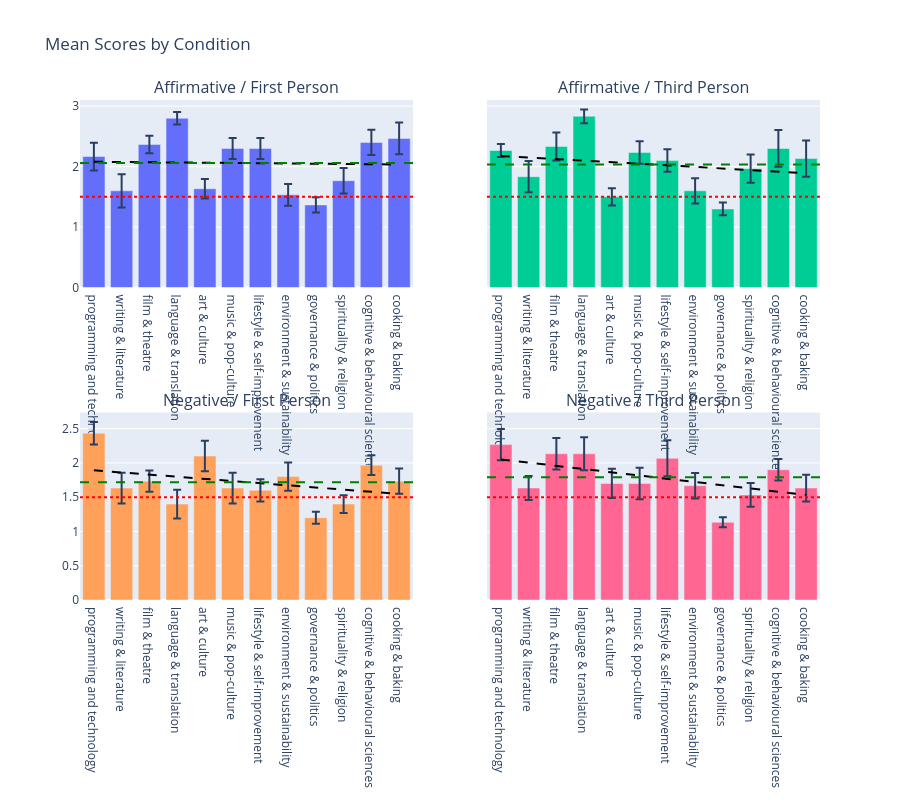

The code cell stored with this chart in its notebook:
### Code cell
from scipy import stats
import plotly.graph_objects as go
from plotly.subplots import make_subplots

conditions = [
    ("affirmative", "first"),
    ("affirmative", "third"),
    ("negative", "first"),
    ("negative", "third"),
]

fig = make_subplots(rows=2, cols=2, subplot_titles=[
    "Affirmative / First Person",
    "Affirmative / Third Person",
    "Negative / First Person",
    "Negative / Third Person"
], shared_yaxes=True)

for i, (polarity, person) in enumerate(conditions):
    row, col = (i // 2) + 1, (i % 2) + 1
    subset = df[(df["polarity"] == polarity) & (df["person"] == person)].copy()
    subset["topic"] = pd.Categorical(subset["topic"], categories=TOPICS, ordered=True)
    subset = subset.sort_values("topic")

    # bar
    fig.add_trace(go.Bar(
        x=subset["topic"], y=subset["mean"],
        error_y=dict(type="data", array=subset["stderr"]),
        name=f"{polarity}/{person}", showlegend=False
    ), row=row, col=col)

    # trend line
    x_num = list(range(len(subset)))
    slope, intercept, _, _, _ = stats.linregress(x_num, subset["mean"])
    trend = [slope * x + intercept for x in x_num]
    fig.add_trace(go.Scatter(
        x=subset["topic"], y=trend,
        mode="lines", line=dict(color="black", dash="dash"),
        name="trend", showlegend=False
    ), row=row, col=col)

    # random baseline
    fig.add_hline(y=1.5, line_dash="dot", line_color="red", row=row, col=col)
    
    # mean of each set
    condition_mean = subset["mean"].mean()
    fig.add_hline(y=condition_mean, line_dash="dash", line_color="green", row=row, col=col)

fig.update_layout(title="Mean Scores by Condition", height=800)
fig.show()

### Figure 1 — Plotly figure (JSON) as saved in the notebook; plotly's stock layout.template omitted (floating-point values rounded to 4 significant figures)
{"data": [{"error_y": {"array": [0.2291, 0.2758, 0.1444, 0.1018, 0.1606, 0.1753, 0.1753, 0.1805, 0.1262, 0.2111, 0.2096, 0.2639], "type": "data"}, "name": "affirmative/first", "showlegend": false, "type": "bar", "x": ["programming and technology", "writing & literature", "film & theatre", "language & translation", "art & culture", "music & pop-culture", "lifestyle & self-improvement", "environment & sustainability", "governance & politics", "spirituality & religion", "cognitive & behavioural sciences", "cooking & baking"], "xaxis": "x", "y": [2.167, 1.6, 2.367, 2.8, 1.633, 2.3, 2.3, 1.533, 1.367, 1.767, 2.4, 2.467], "yaxis": "y"}, {"line": {"color": "black", "dash": "dash"}, "mode": "lines", "name": "trend", "showlegend": false, "type": "scatter", "x": ["programming and technology", "writing & literature", "film & theatre", "language & translation", "art & culture", "music & pop-culture", "lifestyle & self-improvement", "environment & sustainability", "governance & politics", "spirituality & religion", "cognitive & behavioural sciences", "cooking & baking"], "xaxis": "x", "y": [2.081, 2.077, 2.073, 2.069, 2.064, 2.06, 2.056, 2.052, 2.048, 2.044, 2.04, 2.036], "yaxis": "y"}, {"error_y": {"array": [0.1089, 0.2594, 0.2331, 0.1139, 0.1427, 0.1863, 0.1863, 0.2096, 0.1048, 0.2354, 0.3041, 0.299], "type": "data"}, "name": "affirmative/third", "showlegend": false, "type": "bar", "x": ["programming and technology", "writing & literature", "film & theatre", "language & translation", "art & culture", "music & pop-culture", "lifestyle & self-improvement", "environment & sustainability", "governance & politics", "spirituality & religion", "cognitive & behavioural sciences", "cooking & baking"], "xaxis": "x2", "y": [2.267, 1.833, 2.333, 2.833, 1.5, 2.233, 2.1, 1.6, 1.3, 1.967, 2.3, 2.133], "yaxis": "y2"}, {"line": {"color": "black", "dash": "dash"}, "mode": "lines", "name": "trend", "showlegend": false, "type": "scatter", "x": ["programming and technology", "writing & literature", "film & theatre", "language & translation", "art & culture", "music & pop-culture", "lifestyle & self-improvement", "environment & sustainability", "governance & politics", "spirituality & religion", "cognitive & behavioural sciences", "cooking & baking"], "xaxis": "x2", "y": [2.174, 2.149, 2.123, 2.097, 2.072, 2.046, 2.021, 1.995, 1.969, 1.944, 1.918, 1.892], "yaxis": "y2"}, {"error_y": {"array": [0.1652, 0.2247, 0.1556, 0.2096, 0.2225, 0.2247, 0.1633, 0.2061, 0.08889, 0.1296, 0.1444, 0.1846], "type": "data"}, "name": "negative/first", "showlegend": false, "type": "bar", "x": ["programming and technology", "writing & literature", "film & theatre", "language & translation", "art & culture", "music & pop-culture", "lifestyle & self-improvement", "environment & sustainability", "governance & politics", "spirituality & religion", "cognitive & behavioural sciences", "cooking & baking"], "xaxis": "x3", "y": [2.433, 1.633, 1.733, 1.4, 2.1, 1.633, 1.6, 1.8, 1.2, 1.4, 1.967, 1.733], "yaxis": "y3"}, {"line": {"color": "black", "dash": "dash"}, "mode": "lines", "name": "trend", "showlegend": false, "type": "scatter", "x": ["programming and technology", "writing & literature", "film & theatre", "language & translation", "art & culture", "music & pop-culture", "lifestyle & self-improvement", "environment & sustainability", "governance & politics", "spirituality & religion", "cognitive & behavioural sciences", "cooking & baking"], "xaxis": "x3", "y": [1.892, 1.861, 1.829, 1.798, 1.766, 1.735, 1.704, 1.672, 1.641, 1.61, 1.578, 1.547], "yaxis": "y3"}, {"error_y": {"array": [0.2266, 0.1753, 0.2288, 0.2393, 0.2134, 0.2301, 0.262, 0.1859, 0.0737, 0.1736, 0.1575, 0.1953], "type": "data"}, "name": "negative/third", "showlegend": false, "type": "bar", "x": ["programming and technology", "writing & literature", "film & theatre", "language & translation", "art & culture", "music & pop-culture", "lifestyle & self-improvement", "environment & sustainability", "governance & politics", "spirituality & religion", "cognitive & behavioural sciences", "cooking & baking"], "xaxis": "x4", "y": [2.267, 1.633, 2.133, 2.133, 1.7, 1.7, 2.067, 1.667, 1.133, 1.533, 1.9, 1.633], "yaxis": "y4"}, {"line": {"color": "black", "dash": "dash"}, "mode": "lines", "name": "trend", "showlegend": false, "type": "scatter", "x": ["programming and technology", "writing & literature", "film & theatre", "language & translation", "art & culture", "music & pop-culture", "lifestyle & self-improvement", "environment & sustainability", "governance & politics", "spirituality & religion", "cognitive & behavioural sciences", "cooking & baking"], "xaxis": "x4", "y": [2.051, 2.004, 1.957, 1.91, 1.862, 1.815, 1.768, 1.721, 1.674, 1.626, 1.579, 1.532], "yaxis": "y4"}], "layout": {"annotations": [{"font": {"size": 16}, "showarrow": false, "text": "Affirmative / First Person", "x": 0.225, "xanchor": "center", "xref": "paper", "y": 1, "yanchor": "bottom", "yref": "paper"}, {"font": {"size": 16}, "showarrow": false, "text": "Affirmative / Third Person", "x": 0.775, "xanchor": "center", "xref": "paper", "y": 1, "yanchor": "bottom", "yref": "paper"}, {"font": {"size": 16}, "showarrow": false, "text": "Negative / First Person", "x": 0.225, "xanchor": "center", "xref": "paper", "y": 0.375, "yanchor": "bottom", "yref": "paper"}, {"font": {"size": 16}, "showarrow": false, "text": "Negative / Third Person", "x": 0.775, "xanchor": "center", "xref": "paper", "y": 0.375, "yanchor": "bottom", "yref": "paper"}], "height": 800, "shapes": [{"line": {"color": "red", "dash": "dot"}, "type": "line", "x0": 0, "x1": 1, "xref": "x domain", "y0": 1.5, "y1": 1.5, "yref": "y"}, {"line": {"color": "green", "dash": "dash"}, "type": "line", "x0": 0, "x1": 1, "xref": "x domain", "y0": 2.058, "y1": 2.058, "yref": "y"}, {"line": {"color": "red", "dash": "dot"}, "type": "line", "x0": 0, "x1": 1, "xref": "x2 domain", "y0": 1.5, "y1": 1.5, "yref": "y2"}, {"line": {"color": "green", "dash": "dash"}, "type": "line", "x0": 0, "x1": 1, "xref": "x2 domain", "y0": 2.033, "y1": 2.033, "yref": "y2"}, {"line": {"color": "red", "dash": "dot"}, "type": "line", "x0": 0, "x1": 1, "xref": "x3 domain", "y0": 1.5, "y1": 1.5, "yref": "y3"}, {"line": {"color": "green", "dash": "dash"}, "type": "line", "x0": 0, "x1": 1, "xref": "x3 domain", "y0": 1.719, "y1": 1.719, "yref": "y3"}, {"line": {"color": "red", "dash": "dot"}, "type": "line", "x0": 0, "x1": 1, "xref": "x4 domain", "y0": 1.5, "y1": 1.5, "yref": "y4"}, {"line": {"color": "green", "dash": "dash"}, "type": "line", "x0": 0, "x1": 1, "xref": "x4 domain", "y0": 1.792, "y1": 1.792, "yref": "y4"}], "title": {"text": "Mean Scores by Condition"}, "xaxis": {"anchor": "y", "domain": [0, 0.45]}, "xaxis2": {"anchor": "y2", "domain": [0.55, 1]}, "xaxis3": {"anchor": "y3", "domain": [0, 0.45]}, "xaxis4": {"anchor": "y4", "domain": [0.55, 1]}, "yaxis": {"anchor": "x", "domain": [0.625, 1]}, "yaxis2": {"anchor": "x2", "domain": [0.625, 1], "matches": "y", "showticklabels": false}, "yaxis3": {"anchor": "x3", "domain": [0, 0.375]}, "yaxis4": {"anchor": "x4", "domain": [0, 0.375], "matches": "y3", "showticklabels": false}}}
